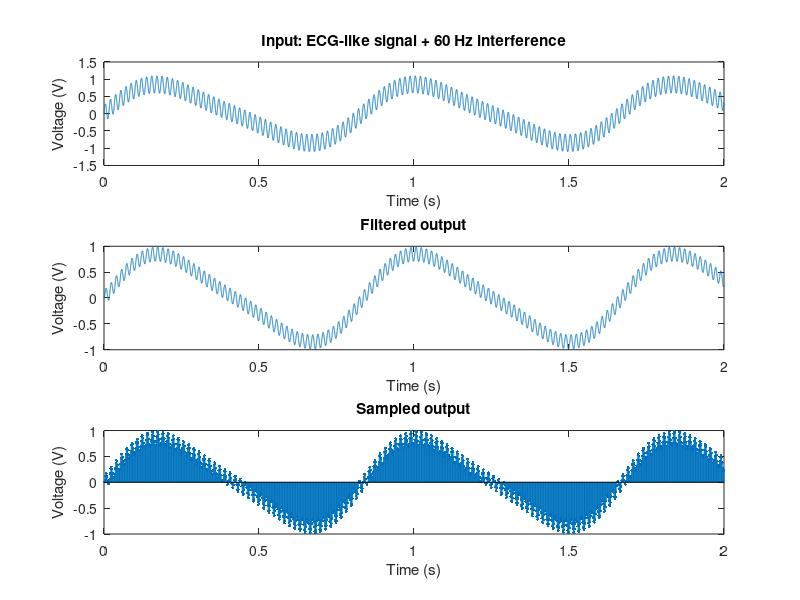

The MATLAB source for this figure:
% CiTT generated artifact notice
% RC anti-aliasing before ADC
% Generated for the future MATLAB popup tutor. This script is inspectable text
% for the MVP API and does not make MATLAB a CI dependency.

%% CiTT Overview tab
% Lab: RC anti-aliasing before ADC
% Objective: compare hand cutoff, simple filter behavior, and sampled output.
% BME safety boundary: teaching signal-conditioning model, not patient safety approval.

%% Parameters
fs = 500;                 % Hz
target_fc = 40;           % Hz
R = 39788.7358;           % ohm
C = 100e-9;               % F
duration_s = 2.0;         % seconds
dt = 1/(20*fs);           % fine simulation step for the teaching artifact

%% Hand calculation
fc = 1/(2*pi*R*C);
nyquist = fs/2;
hand_fc_hz = fc;
attenuation_at_60_hz = 1/sqrt(1 + (60/fc)^2);

%% Example signal: ECG-like low-frequency component plus 60 Hz interference
t = 0:dt:duration_s;
ecg_like = 0.8*sin(2*pi*1.2*t) + 0.15*sin(2*pi*2.4*t);
interference_60hz = 0.25*sin(2*pi*60*t);
input_signal = ecg_like + interference_60hz;

%% Simple filter simulation
tau = R*C;
filtered_output = zeros(size(input_signal));
for k = 2:numel(t)
    alpha = dt/(tau + dt);
    filtered_output(k) = filtered_output(k-1) + alpha*(input_signal(k) - filtered_output(k-1));
end

sample_times = 0:(1/fs):duration_s;
sampled_output = interp1(t, filtered_output, sample_times, "linear");

%% Plots
figure("Name", "CiTT RC anti-aliasing before ADC");
subplot(3,1,1);
plot(t, input_signal);
title("Input: ECG-like signal + 60 Hz interference");
xlabel("Time (s)");
ylabel("Voltage (V)");

subplot(3,1,2);
plot(t, filtered_output);
title("Filtered output");
xlabel("Time (s)");
ylabel("Voltage (V)");

subplot(3,1,3);
stem(sample_times, sampled_output, ".");
title("Sampled output");
xlabel("Time (s)");
ylabel("Voltage (V)");

%% Named outputs
simulated_summary = struct( ...
    "fs_hz", fs, ...
    "target_fc_hz", target_fc, ...
    "hand_fc_hz", hand_fc_hz, ...
    "nyquist_hz", nyquist, ...
    "attenuation_at_60_hz", attenuation_at_60_hz);

citt_results = struct( ...
    "hand_fc_hz", hand_fc_hz, ...
    "simulated_summary", simulated_summary, ...
    "sample_times", sample_times, ...
    "sampled_output", sampled_output);

%% CiTT Teach tab
% Ask the student to predict whether 60 Hz is above or below the cutoff.
% Reveal fc = 1/(2*pi*R*C) only after the student commits to the role of R and C.

%% CiTT Probe tab
% Add voltage probe at RC output.
% Log input_signal and filtered_output.
% Compare pre-filter and post-filter 60 Hz component.

%% CiTT Lab Delta tab
% Compare hand_fc_hz, simulated cutoff, and measured cutoff.
% Likely causes include rad/s vs Hz, nF/uF mistakes, tolerance, loading,
% transient settling, Nyquist/sample-rate issues, ADC quantization, solver settings,
% and measurement noise.

%% Future model highlighting
% Future MATLAB plugin may call hilite_system for these blocks/lines.
% This artifact only describes the highlight plan; it does not require MATLAB in CI.
% Future Simulink highlight: input_path
% Future Simulink highlight: rc_filter
% Future Simulink highlight: sampling_stage
% Future Simulink highlight: output_signal
